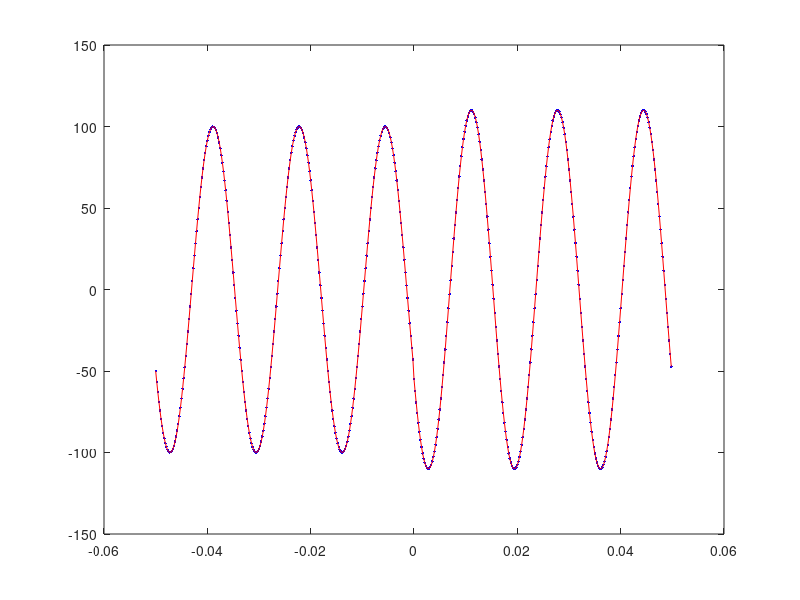

Source code (MATLAB): (Note: this script raises an error after producing the figure.)
% Estimation of Sincrophasors with discontinuities
% using MATLAB optimization toolbox 
clear all; close all; clc;

%signal generation
F0 = 60; %Hz
F1 = 60; %Hz
SampleRate = 4800; %Hz
dt = 1/SampleRate;
AnalysisCycles = 6;
NSamples = floor(AnalysisCycles*SampleRate/F0);
n = -NSamples/2:(NSamples/2-1); %discrete time vector
tau_0 = 0; %discrete time displacement
n = n + tau_0;
t = n*dt; %time vector
Vm = 100; %70*sqrt(2);
Ps = 120; %phase in degrees

% Phase in radians
Ph = Ps*pi/180;

KaS = 0;   % IEEE Std phase (angle) step index: 10 degrees
KxS = 0.1;   % magnitude step index: 0.1 
Wf = 2*pi*F1;  % fundamental frequency

Xm = Vm; %for now, single phase; TODO: 6-channels
Ain = zeros(length(Xm),length(t));
% Amplitude Step: applied after time passes 0
i = 1;
Ain(i,:) = Xm(i);
Ain(i,t >= 0) = Ain(i,t >= 0) * (1 + KxS(i));
%Phase step
Theta(i,:) = (Wf(i)*t) ...                         % Fundamental
                 + Ph(i);               % phase shift
Theta(i,t >= 0) = Theta(i,t >= 0) + (KaS(i) * pi/180);
cSignal = (Ain.*exp(-1i.*Theta));
Signal = real(cSignal);

%%%% Signal parameters estimation
% Mag step
% Model: f(x) = x1*(1+x2u)*cos(w*t + phi)
u = zeros(length(Xm),length(t));
tau = 0;
u(length(Xm),t >= tau) = u(length(Xm),t >= tau) + 1;
%modelo 1
f = @(x) x(1)*(1+x(2)*u).*cos(x(3)*t + x(4));
%modelo 2
%f = @(x) x(1)*cos(Wf*t + x(2) + x(3)*(pi/180)*u);
%modelo 3
%f = @(x) x(1)*cos(Wf*t + Ph + x(2)*(pi/180)*u);

err = @(x) (Signal - f(x)).^2;
%first estimates for x
SNR = 97; %dB SNR = 20 log_10 Asinal/Aruido => Aruido = Asinal/10^(SNR/20)
Aruido = Vm/10^(SNR/20);

xnom1 = [Vm KxS 2*pi*F1 Ph];
xnom2 = [Vm Ph KaS];
xnom3 = [Vm KaS];

x = xnom1;
%estimated signal
y = f(xnom1);
plot(t,Signal,'.b',t,y,'r')
% 
% %sum of squared errors with variation of x
% dx1 = 1e-2;
% x1 = (x(1)-50*dx1:dx1:x(1)+49*dx1);
% x2 = (x(2)-50*dx1:dx1:x(2)+49*dx1);
% 
% for i = 1:length(x1)   
% %    for j = 1:length(tau)
% for j = 1:length(x2)
%         %u = zeros(length(Xm),length(t));
%         %u(length(Xm),t >= tau(j)) = u(length(Xm),t >= tau(j)) + 1;
%         y = f([x1(i) x2(j)]) + Aruido*(rand(1,length(t))-0.5);
%         errq(i,j) = sum((Signal - y).^2);
% end
% %    end
% end
% 
% figure
% %plot(A,err)
% ES = surf(x2,x1,errq);
% title('Error surface: x2 x x1 x error')

% Nonlinear fit
% Monte Carlo analysis
xnom = xnom1;
Niter = 1000
x0 = xnom;  %x0 is fixed - first guess are the nominal values
for n = 1:Niter;
    %first guess
    %%%%       Amp  Kx  wf  ph
    par_var = [0.2 0.2 0.1 0.1]; % parameter variation in percent related to nominal
    xr = xnom1.*(1+(par_var/100).*(rand(1,length(xnom1))-0.5));
    
    %regenerates the signal with the uncertainties
        i = 1;
        Xm = xr(1); KxS(i) = xr(2); Wf(i) = xr(3); Ph(i) = xr(4);
        Ain = zeros(length(Xm),length(t));
        % Amplitude Step: applied after time passes 0
        Ain(i,:) = Xm(i);
        Ain(i,t >= 0) = Ain(i,t >= 0) * (1 + KxS(i));
        %Phase step
        Theta(i,:) = (Wf(i)*t) ...                         % Fundamental
                         + Ph(i);               % phase shift
        Theta(i,t >= 0) = Theta(i,t >= 0) + (KaS(i) * pi/180);
        cSignal = (Ain.*exp(-1i.*Theta));
        Signal = real(cSignal) + Aruido*(rand(1,length(t))-0.5);
        err = @(x) (Signal - f(x)).^2;
    y0 = f(x0);
    % figure
    % plot(t,Signal - y0,'r')
    % title('Point by point estimation error: Signal - y')
    
    % Levenberg-marquardt from optimization toolbox
    tol = 1e-7;
    OPTIONS = optimoptions('lsqnonlin', 'Algorithm','levenberg-marquardt','OptimalityTolerance',tol);
    OPTIONS.StepTolerance = 1e-12;
    [X,RESNORM,RESIDUAL,exitflag,output] = lsqnonlin(err,x0,[],[],OPTIONS);
    Y = f(X);
    errors(n,:) = (xr - X)./xr;
    n
end

ERR_MAX = max(abs(errors))*100'   %erros maximos em %

figure
for k = 1:2
    subplot(2,2,k); hold on;
    histogram(errors(:,k));
end

MEAN_ERR = mean(errors)   %% ATENCAO: nao esta em [%]
STDEV_ERR = std(errors)
%hold on; plot(X(2),X(1),'rx', x0(2), x0(1), 'ro')

    